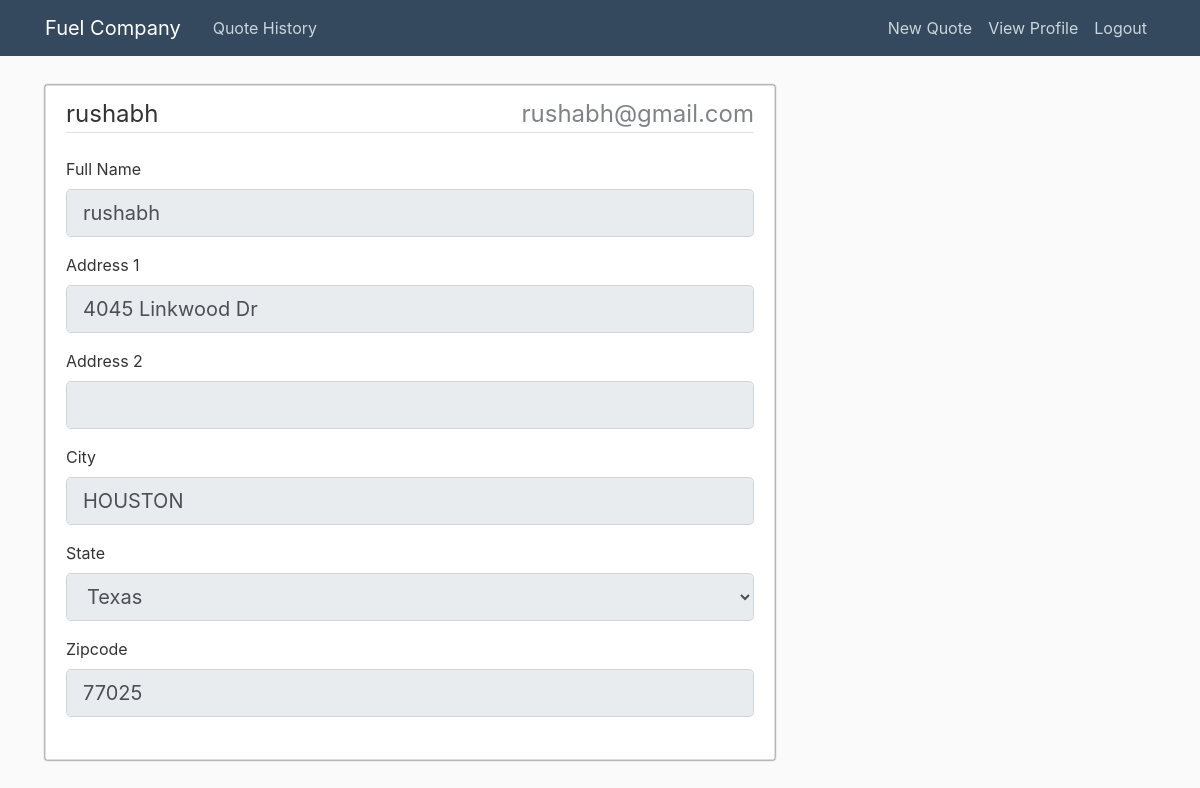
The app's page /about (signed in), older data.
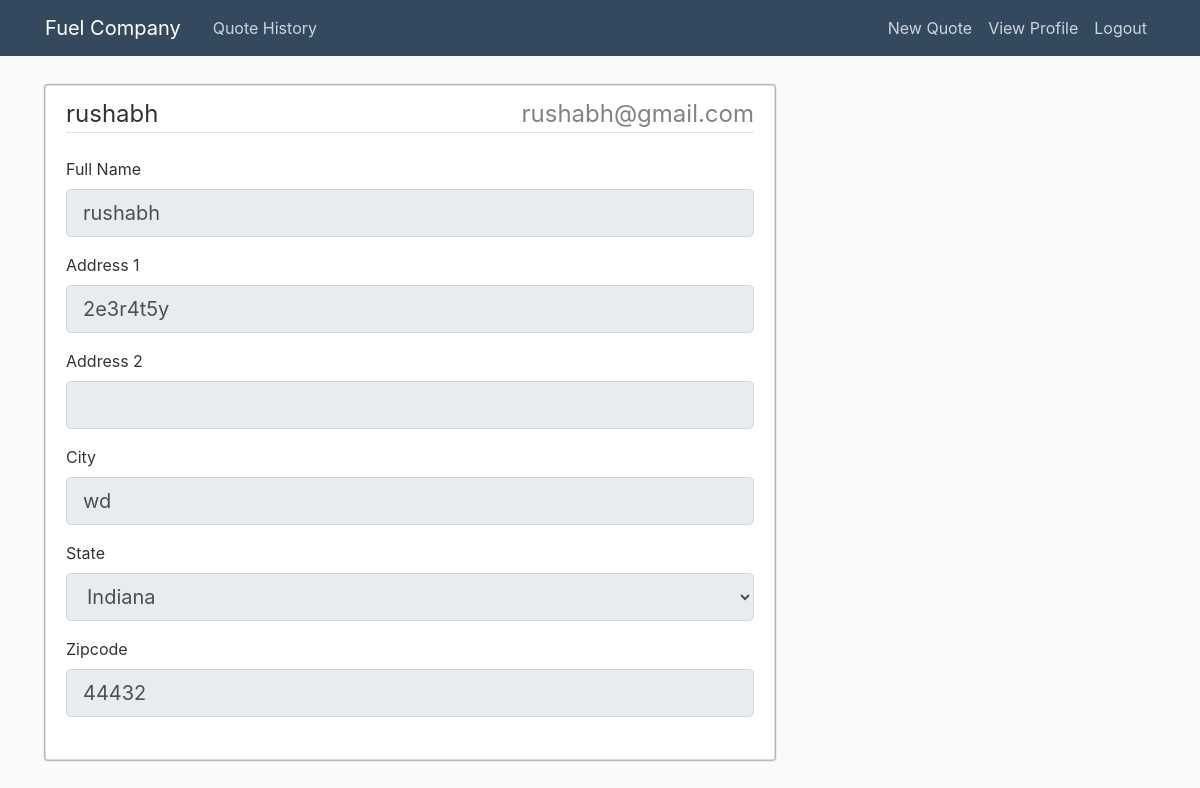
The same page, newer data.
### app/models.py (models this page shows, shortened)
class UserProfile(db.Model):
    id = db.Column(db.Integer(), primary_key=True)
    full_name = db.Column(db.String(50), nullable=False)
    address_one = db.Column(db.String(100), nullable=False)
    address_two = db.Column(db.String(100), nullable=True)
    city = db.Column(db.String(100), nullable=False)
    state = db.Column(db.String(2), nullable=False)
    zipcode = db.Column(db.Integer(), nullable=False)
    user_id = db.Column(db.Integer, db.ForeignKey('user.id'), nullable=False)

### app/users/routes.py (the view)
@users.route('/about')
@login_required
def about():
    if not current_user.user_profile:
        return redirect(url_for('users.account'))
    else:
        form = UpdateAccountForm()
        form.full_name.data = current_user.user_profile.full_name
        form.address_one.data = current_user.user_profile.address_one
        form.address_two.data = current_user.user_profile.address_two
        form.city.data = current_user.user_profile.city
        form.state.data = current_user.user_profile.state
        form.zipcode.data = current_user.user_profile.zipcode
        return render_template('about.html', title='User Profile', form=form)

### app/models.py (called while the page is built)
@login_manager.user_loader
def load_user(user_id):
    return User.query.get(int(user_id))

### app/templates/about.html (shortened to what this page needs)
{% extends "layout.html" %}
{% block content %}
<div class="content-section" style=" border-radius: 2px; box-shadow: 0 0 2px black; margin-top: 5px;">
    <form method="POST" action="" enctype="multipart/form-data">
        <fieldset class="form-group">
            <legend class="border-bottom mb-4">{{current_user.username }} <span style="float:right; color: #7F8388">{{ current_user.email }}</span></legend>
            <div class="form-group">
                {{ form.full_name.label(class="form-control-label") }}
                {% if form.full_name.errors %}
                {{ form.full_name(class="form-control form-control-lg is-invalid") }}
                <div class="invalid-feedback">
                    {% for error in form.full_name.errors %}
                    <span>{{ error }}</span>
                    {% endfor %}
                </div>
                {% else %}
                {{ form.full_name(class="form-control form-control-lg", disabled=True) }}
                {% endif %}
            </div>
            <div class="form-group">
                {{ form.address_one.label(class="form-control-label") }}
                {% if form.address_one.errors %}
                {{ form.address_one(class="form-control form-control-lg is-invalid") }}
                <div class="invalid-feedback">
                    {% for error in form.address_one.errors %}
                    <span>{{ error }}</span>
                    {% endfor %}
                </div>
                {% else %}
                {{ form.address_one(class="form-control form-control-lg", disabled=True) }}
                {% endif %}
            </div>
            <div class="form-group">
                {{ form.address_two.label(class="form-control-label") }}
                {% if form.address_two.errors %}
                {{ form.address_two(class="form-control form-control-lg is-invalid") }}
                <div class="invalid-feedback">
                    {% for error in form.address_two.errors %}
                    <span>{{ error }}</span>
                    {% endfor %}
                </div>
                {% else %}
                {{ form.address_two(class="form-control form-control-lg", disabled=True) }}
                {% endif %}
            </div>
            <div class="form-group">
                {{ form.city.label(class="form-control-label") }}
                {% if form.city.errors %}
                {{ form.city(class="form-control form-control-lg is-invalid") }}
                <div class="invalid-feedback">
                    {% for error in form.city.errors %}
                    <span>{{ error }}</span>
                    {% endfor %}
                </div>
                {% else %}
                {{ form.city(class="form-control form-control-lg", disabled=True) }}
                {% endif %}
            </div>
            <div class="form-group">
                {{ form.state.label(class="form-control-label") }}
                {% if form.state.errors %}
                {{ form.state(class="form-control form-control-lg is-invalid") }}
                <div class="invalid-feedback">
                    {% for error in form.state.errors %}
                    <span>{{ error }}</span>
                    {% endfor %}
                </div>
                {% else %}
                {{ form.state(class="form-control form-control-lg", disabled=True) }}
                {% endif %}
            </div>
            <div class="form-group">
                {{ form.zipcode.label(class="form-control-label") }}
                {% if form.zipcode.errors %}
                {{ form.zipcode(class="form-control form-control-lg is-invalid") }}
                <div class="invalid-feedback">
                    {% for error in form.zipcode.errors %}
                    <span>{{ error }}</span>
                    {% endfor %}
                </div>
                {% else %}
                {{ form.zipcode(class="form-control form-control-lg", disabled=True) }}
                {% endif %}
            </div>
        </fieldset>
    </form>
</div>
{% endblock content %}

Row changes from the older to the newer data that the page shows:
changed UserProfile "rushabh": address_one "4045 Linkwood Dr" → "2e3r4t5y"; city "HOUSTON" → "wd"; state "Texas" → "Indiana"; zipcode "77025" → "44432"
